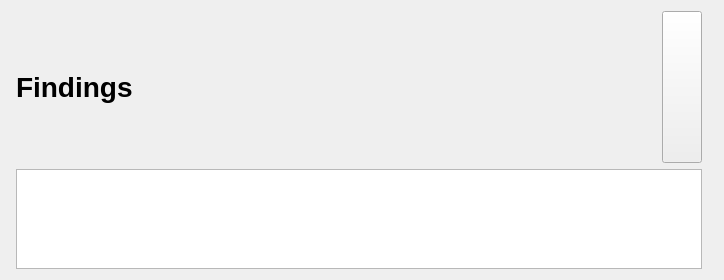
<?xml version="1.0" encoding="UTF-8"?>
<ui version="4.0">
 <class>findingsWidget</class>
 <widget class="QWidget" name="findingsWidget">
  <property name="geometry">
   <rect>
    <x>0</x>
    <y>0</y>
    <width>724</width>
    <height>280</height>
   </rect>
  </property>
  <property name="sizePolicy">
   <sizepolicy hsizetype="Expanding" vsizetype="Expanding">
    <horstretch>0</horstretch>
    <verstretch>0</verstretch>
   </sizepolicy>
  </property>
  <property name="windowTitle">
   <string>Form</string>
  </property>
  <property name="toolTip">
   <string>Add Study Level Assessment</string>
  </property>
  <property name="styleSheet">
   <string notr="true"/>
  </property>
  <layout class="QGridLayout" name="gridLayout">
   <item row="0" column="0">
    <layout class="QGridLayout" name="gridLayout_3">
     <property name="leftMargin">
      <number>5</number>
     </property>
     <property name="rightMargin">
      <number>5</number>
     </property>
     <item row="0" column="1">
      <spacer name="horizontalSpacer">
       <property name="orientation">
        <enum>Qt::Horizontal</enum>
       </property>
       <property name="sizeHint" stdset="0">
        <size>
         <width>40</width>
         <height>20</height>
        </size>
       </property>
      </spacer>
     </item>
     <item row="0" column="0">
      <widget class="QLabel" name="findingsLabel">
       <property name="sizePolicy">
        <sizepolicy hsizetype="Minimum" vsizetype="Preferred">
         <horstretch>1</horstretch>
         <verstretch>0</verstretch>
        </sizepolicy>
       </property>
       <property name="font">
        <font>
         <pointsize>21</pointsize>
         <weight>75</weight>
         <bold>true</bold>
        </font>
       </property>
       <property name="styleSheet">
        <string notr="true"/>
       </property>
       <property name="text">
        <string>Findings</string>
       </property>
      </widget>
     </item>
     <item row="0" column="2">
      <widget class="QPushButton" name="findingsButton">
       <property name="enabled">
        <bool>true</bool>
       </property>
       <property name="sizePolicy">
        <sizepolicy hsizetype="Preferred" vsizetype="Preferred">
         <horstretch>0</horstretch>
         <verstretch>0</verstretch>
        </sizepolicy>
       </property>
       <property name="cursor">
        <cursorShape>PointingHandCursor</cursorShape>
       </property>
       <property name="toolTip">
        <string>Add finding</string>
       </property>
       <property name="autoFillBackground">
        <bool>false</bool>
       </property>
       <property name="text">
        <string/>
       </property>
       <property name="icon">
        <iconset resource="../SlicerPIRADS.qrc">
         <normaloff>:/Icons/Add.png</normaloff>:/Icons/Add.png</iconset>
       </property>
      </widget>
     </item>
     <item row="1" column="0" colspan="3">
      <widget class="QListView" name="findingsListView">
       <property name="sizePolicy">
        <sizepolicy hsizetype="Minimum" vsizetype="Maximum">
         <horstretch>0</horstretch>
         <verstretch>0</verstretch>
        </sizepolicy>
       </property>
       <property name="maximumSize">
        <size>
         <width>16777215</width>
         <height>100</height>
        </size>
       </property>
       <property name="contextMenuPolicy">
        <enum>Qt::DefaultContextMenu</enum>
       </property>
       <property name="frameShape">
        <enum>QFrame::StyledPanel</enum>
       </property>
       <property name="frameShadow">
        <enum>QFrame::Sunken</enum>
       </property>
       <property name="lineWidth">
        <number>1</number>
       </property>
       <property name="editTriggers">
        <set>QAbstractItemView::NoEditTriggers</set>
       </property>
       <property name="showDropIndicator" stdset="0">
        <bool>false</bool>
       </property>
      </widget>
     </item>
    </layout>
   </item>
   <item row="0" column="1">
    <widget class="QFrame" name="frame">
     <property name="frameShape">
      <enum>QFrame::StyledPanel</enum>
     </property>
     <property name="frameShadow">
      <enum>QFrame::Raised</enum>
     </property>
    </widget>
   </item>
  </layout>
 </widget>
 <resources>
  <include location="../SlicerPIRADS.qrc"/>
 </resources>
 <connections/>
</ui>
